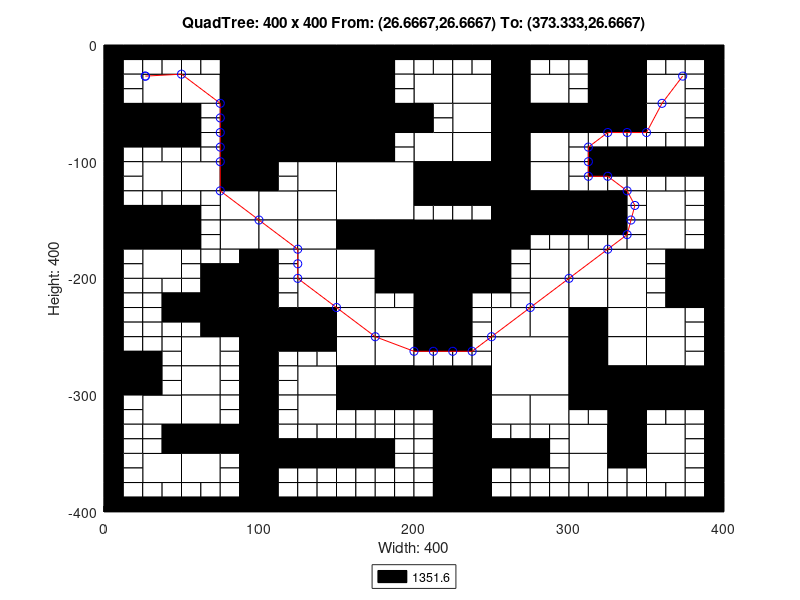

Reproduce this figure in MATLAB.
axis([0 400 -400 0]);
title('QuadTree: 400 x 400 From: (26.6667,26.6667) To: (373.333,26.6667)');
xlabel('Width: 400');
ylabel('Height: 400');
rectangle('Position',[100 -50 50 50], 'FaceColor',[0 0 0]);
rectangle('Position',[100 -100 50 50], 'FaceColor',[0 0 0]);
rectangle('Position',[150 -150 50 50], 'FaceColor',[1 1 1]);
rectangle('Position',[200 -200 50 50], 'FaceColor',[0 0 0]);
rectangle('Position',[250 -300 50 50], 'FaceColor',[1 1 1]);
rectangle('Position',[25 -50 25 25], 'FaceColor',[1 1 1]);
rectangle('Position',[75 -25 25 25], 'FaceColor',[0 0 0]);
rectangle('Position',[50 -50 25 25], 'FaceColor',[1 1 1]);
rectangle('Position',[75 -50 25 25], 'FaceColor',[0 0 0]);
rectangle('Position',[0 -75 25 25], 'FaceColor',[0 0 0]);
rectangle('Position',[25 -75 25 25], 'FaceColor',[0 0 0]);
rectangle('Position',[75 -75 25 25], 'FaceColor',[0 0 0]);
rectangle('Position',[75 -100 25 25], 'FaceColor',[0 0 0]);
rectangle('Position',[150 -25 25 25], 'FaceColor',[0 0 0]);
rectangle('Position',[150 -50 25 25], 'FaceColor',[0 0 0]);
rectangle('Position',[150 -75 25 25], 'FaceColor',[0 0 0]);
rectangle('Position',[175 -75 25 25], 'FaceColor',[0 0 0]);
rectangle('Position',[150 -100 25 25], 'FaceColor',[0 0 0]);
rectangle('Position',[25 -125 25 25], 'FaceColor',[1 1 1]);
rectangle('Position',[50 -125 25 25], 'FaceColor',[1 1 1]);
rectangle('Position',[75 -125 25 25], 'FaceColor',[0 0 0]);
rectangle('Position',[75 -150 25 25], 'FaceColor',[1 1 1]);
rectangle('Position',[0 -175 25 25], 'FaceColor',[0 0 0]);
rectangle('Position',[25 -175 25 25], 'FaceColor',[0 0 0]);
rectangle('Position',[25 -200 25 25], 'FaceColor',[1 1 1]);
rectangle('Position',[75 -175 25 25], 'FaceColor',[1 1 1]);
rectangle('Position',[125 -125 25 25], 'FaceColor',[1 1 1]);
rectangle('Position',[100 -150 25 25], 'FaceColor',[1 1 1]);
rectangle('Position',[125 -150 25 25], 'FaceColor',[1 1 1]);
rectangle('Position',[100 -175 25 25], 'FaceColor',[1 1 1]);
rectangle('Position',[125 -175 25 25], 'FaceColor',[1 1 1]);
rectangle('Position',[125 -200 25 25], 'FaceColor',[1 1 1]);
rectangle('Position',[150 -175 25 25], 'FaceColor',[0 0 0]);
rectangle('Position',[175 -175 25 25], 'FaceColor',[0 0 0]);
rectangle('Position',[150 -200 25 25], 'FaceColor',[1 1 1]);
rectangle('Position',[175 -200 25 25], 'FaceColor',[0 0 0]);
rectangle('Position',[200 -50 25 25], 'FaceColor',[1 1 1]);
rectangle('Position',[225 -50 25 25], 'FaceColor',[1 1 1]);
rectangle('Position',[250 -25 25 25], 'FaceColor',[0 0 0]);
rectangle('Position',[250 -50 25 25], 'FaceColor',[0 0 0]);
rectangle('Position',[275 -50 25 25], 'FaceColor',[1 1 1]);
rectangle('Position',[225 -75 25 25], 'FaceColor',[1 1 1]);
rectangle('Position',[200 -100 25 25], 'FaceColor',[1 1 1]);
rectangle('Position',[225 -100 25 25], 'FaceColor',[1 1 1]);
rectangle('Position',[250 -75 25 25], 'FaceColor',[0 0 0]);
rectangle('Position',[275 -75 25 25], 'FaceColor',[0 0 0]);
rectangle('Position',[250 -100 25 25], 'FaceColor',[0 0 0]);
rectangle('Position',[275 -100 25 25], 'FaceColor',[1 1 1]);
rectangle('Position',[325 -25 25 25], 'FaceColor',[0 0 0]);
rectangle('Position',[325 -50 25 25], 'FaceColor',[0 0 0]);
rectangle('Position',[350 -50 25 25], 'FaceColor',[1 1 1]);
rectangle('Position',[300 -75 25 25], 'FaceColor',[0 0 0]);
rectangle('Position',[325 -75 25 25], 'FaceColor',[0 0 0]);
rectangle('Position',[350 -75 25 25], 'FaceColor',[1 1 1]);
rectangle('Position',[200 -125 25 25], 'FaceColor',[0 0 0]);
rectangle('Position',[225 -125 25 25], 'FaceColor',[0 0 0]);
rectangle('Position',[250 -125 25 25], 'FaceColor',[0 0 0]);
rectangle('Position',[275 -125 25 25], 'FaceColor',[1 1 1]);
rectangle('Position',[250 -150 25 25], 'FaceColor',[0 0 0]);
rectangle('Position',[275 -150 25 25], 'FaceColor',[0 0 0]);
rectangle('Position',[250 -175 25 25], 'FaceColor',[0 0 0]);
rectangle('Position',[275 -200 25 25], 'FaceColor',[1 1 1]);
rectangle('Position',[300 -150 25 25], 'FaceColor',[0 0 0]);
rectangle('Position',[350 -150 25 25], 'FaceColor',[1 1 1]);
rectangle('Position',[300 -200 25 25], 'FaceColor',[1 1 1]);
rectangle('Position',[325 -200 25 25], 'FaceColor',[1 1 1]);
rectangle('Position',[350 -175 25 25], 'FaceColor',[1 1 1]);
rectangle('Position',[375 -200 25 25], 'FaceColor',[0 0 0]);
rectangle('Position',[75 -225 25 25], 'FaceColor',[0 0 0]);
rectangle('Position',[75 -250 25 25], 'FaceColor',[0 0 0]);
rectangle('Position',[0 -300 25 25], 'FaceColor',[0 0 0]);
rectangle('Position',[50 -275 25 25], 'FaceColor',[1 1 1]);
rectangle('Position',[50 -300 25 25], 'FaceColor',[1 1 1]);
rectangle('Position',[125 -225 25 25], 'FaceColor',[1 1 1]);
rectangle('Position',[100 -250 25 25], 'FaceColor',[0 0 0]);
rectangle('Position',[125 -250 25 25], 'FaceColor',[0 0 0]);
rectangle('Position',[150 -225 25 25], 'FaceColor',[1 1 1]);
rectangle('Position',[150 -250 25 25], 'FaceColor',[1 1 1]);
rectangle('Position',[175 -250 25 25], 'FaceColor',[1 1 1]);
rectangle('Position',[125 -300 25 25], 'FaceColor',[1 1 1]);
rectangle('Position',[150 -275 25 25], 'FaceColor',[1 1 1]);
rectangle('Position',[175 -275 25 25], 'FaceColor',[1 1 1]);
rectangle('Position',[150 -300 25 25], 'FaceColor',[0 0 0]);
rectangle('Position',[175 -300 25 25], 'FaceColor',[0 0 0]);
rectangle('Position',[25 -325 25 25], 'FaceColor',[1 1 1]);
rectangle('Position',[50 -325 25 25], 'FaceColor',[1 1 1]);
rectangle('Position',[50 -350 25 25], 'FaceColor',[0 0 0]);
rectangle('Position',[75 -350 25 25], 'FaceColor',[0 0 0]);
rectangle('Position',[25 -375 25 25], 'FaceColor',[1 1 1]);
rectangle('Position',[50 -375 25 25], 'FaceColor',[1 1 1]);
rectangle('Position',[125 -325 25 25], 'FaceColor',[1 1 1]);
rectangle('Position',[200 -225 25 25], 'FaceColor',[0 0 0]);
rectangle('Position',[200 -250 25 25], 'FaceColor',[0 0 0]);
rectangle('Position',[275 -225 25 25], 'FaceColor',[1 1 1]);
rectangle('Position',[250 -250 25 25], 'FaceColor',[1 1 1]);
rectangle('Position',[275 -250 25 25], 'FaceColor',[1 1 1]);
rectangle('Position',[200 -300 25 25], 'FaceColor',[0 0 0]);
rectangle('Position',[225 -300 25 25], 'FaceColor',[0 0 0]);
rectangle('Position',[300 -225 25 25], 'FaceColor',[1 1 1]);
rectangle('Position',[325 -225 25 25], 'FaceColor',[1 1 1]);
rectangle('Position',[300 -250 25 25], 'FaceColor',[0 0 0]);
rectangle('Position',[325 -250 25 25], 'FaceColor',[1 1 1]);
rectangle('Position',[375 -225 25 25], 'FaceColor',[0 0 0]);
rectangle('Position',[350 -250 25 25], 'FaceColor',[1 1 1]);
rectangle('Position',[300 -275 25 25], 'FaceColor',[0 0 0]);
rectangle('Position',[325 -275 25 25], 'FaceColor',[1 1 1]);
rectangle('Position',[300 -300 25 25], 'FaceColor',[0 0 0]);
rectangle('Position',[325 -300 25 25], 'FaceColor',[0 0 0]);
rectangle('Position',[350 -275 25 25], 'FaceColor',[1 1 1]);
rectangle('Position',[350 -300 25 25], 'FaceColor',[0 0 0]);
rectangle('Position',[375 -300 25 25], 'FaceColor',[0 0 0]);
rectangle('Position',[225 -325 25 25], 'FaceColor',[0 0 0]);
rectangle('Position',[225 -350 25 25], 'FaceColor',[0 0 0]);
rectangle('Position',[250 -325 25 25], 'FaceColor',[1 1 1]);
rectangle('Position',[275 -325 25 25], 'FaceColor',[1 1 1]);
rectangle('Position',[225 -375 25 25], 'FaceColor',[0 0 0]);
rectangle('Position',[225 -400 25 25], 'FaceColor',[0 0 0]);
rectangle('Position',[325 -325 25 25], 'FaceColor',[0 0 0]);
rectangle('Position',[300 -350 25 25], 'FaceColor',[1 1 1]);
rectangle('Position',[325 -350 25 25], 'FaceColor',[0 0 0]);
rectangle('Position',[350 -350 25 25], 'FaceColor',[1 1 1]);
rectangle('Position',[300 -375 25 25], 'FaceColor',[1 1 1]);
rectangle('Position',[350 -375 25 25], 'FaceColor',[1 1 1]);
rectangle('Position',[0 -12.5 12.5 12.5], 'FaceColor',[0 0 0]);
rectangle('Position',[12.5 -12.5 12.5 12.5], 'FaceColor',[0 0 0]);
rectangle('Position',[0 -25 12.5 12.5], 'FaceColor',[0 0 0]);
rectangle('Position',[12.5 -25 12.5 12.5], 'FaceColor',[1 1 1]);
rectangle('Position',[25 -12.5 12.5 12.5], 'FaceColor',[0 0 0]);
rectangle('Position',[37.5 -12.5 12.5 12.5], 'FaceColor',[0 0 0]);
rectangle('Position',[25 -25 12.5 12.5], 'FaceColor',[1 1 1]);
rectangle('Position',[37.5 -25 12.5 12.5], 'FaceColor',[1 1 1]);
rectangle('Position',[0 -37.5 12.5 12.5], 'FaceColor',[0 0 0]);
rectangle('Position',[12.5 -37.5 12.5 12.5], 'FaceColor',[1 1 1]);
rectangle('Position',[0 -50 12.5 12.5], 'FaceColor',[0 0 0]);
rectangle('Position',[12.5 -50 12.5 12.5], 'FaceColor',[1 1 1]);
rectangle('Position',[50 -12.5 12.5 12.5], 'FaceColor',[0 0 0]);
rectangle('Position',[62.5 -12.5 12.5 12.5], 'FaceColor',[0 0 0]);
rectangle('Position',[50 -25 12.5 12.5], 'FaceColor',[1 1 1]);
rectangle('Position',[62.5 -25 12.5 12.5], 'FaceColor',[1 1 1]);
rectangle('Position',[0 -87.5 12.5 12.5], 'FaceColor',[0 0 0]);
rectangle('Position',[12.5 -87.5 12.5 12.5], 'FaceColor',[0 0 0]);
rectangle('Position',[0 -100 12.5 12.5], 'FaceColor',[0 0 0]);
rectangle('Position',[12.5 -100 12.5 12.5], 'FaceColor',[1 1 1]);
rectangle('Position',[25 -87.5 12.5 12.5], 'FaceColor',[0 0 0]);
rectangle('Position',[37.5 -87.5 12.5 12.5], 'FaceColor',[0 0 0]);
rectangle('Position',[25 -100 12.5 12.5], 'FaceColor',[1 1 1]);
rectangle('Position',[37.5 -100 12.5 12.5], 'FaceColor',[1 1 1]);
rectangle('Position',[50 -62.5 12.5 12.5], 'FaceColor',[0 0 0]);
rectangle('Position',[62.5 -62.5 12.5 12.5], 'FaceColor',[1 1 1]);
rectangle('Position',[50 -75 12.5 12.5], 'FaceColor',[0 0 0]);
rectangle('Position',[62.5 -75 12.5 12.5], 'FaceColor',[1 1 1]);
rectangle('Position',[50 -87.5 12.5 12.5], 'FaceColor',[0 0 0]);
rectangle('Position',[62.5 -87.5 12.5 12.5], 'FaceColor',[1 1 1]);
rectangle('Position',[50 -100 12.5 12.5], 'FaceColor',[1 1 1]);
rectangle('Position',[62.5 -100 12.5 12.5], 'FaceColor',[1 1 1]);
rectangle('Position',[175 -12.5 12.5 12.5], 'FaceColor',[0 0 0]);
rectangle('Position',[187.5 -12.5 12.5 12.5], 'FaceColor',[0 0 0]);
rectangle('Position',[175 -25 12.5 12.5], 'FaceColor',[0 0 0]);
rectangle('Position',[187.5 -25 12.5 12.5], 'FaceColor',[1 1 1]);
rectangle('Position',[175 -37.5 12.5 12.5], 'FaceColor',[0 0 0]);
rectangle('Position',[187.5 -37.5 12.5 12.5], 'FaceColor',[1 1 1]);
rectangle('Position',[175 -50 12.5 12.5], 'FaceColor',[0 0 0]);
rectangle('Position',[187.5 -50 12.5 12.5], 'FaceColor',[1 1 1]);
rectangle('Position',[175 -87.5 12.5 12.5], 'FaceColor',[0 0 0]);
rectangle('Position',[187.5 -87.5 12.5 12.5], 'FaceColor',[1 1 1]);
rectangle('Position',[175 -100 12.5 12.5], 'FaceColor',[0 0 0]);
rectangle('Position',[187.5 -100 12.5 12.5], 'FaceColor',[1 1 1]);
rectangle('Position',[0 -112.5 12.5 12.5], 'FaceColor',[0 0 0]);
rectangle('Position',[12.5 -112.5 12.5 12.5], 'FaceColor',[1 1 1]);
rectangle('Position',[0 -125 12.5 12.5], 'FaceColor',[0 0 0]);
rectangle('Position',[12.5 -125 12.5 12.5], 'FaceColor',[1 1 1]);
rectangle('Position',[0 -137.5 12.5 12.5], 'FaceColor',[0 0 0]);
rectangle('Position',[12.5 -137.5 12.5 12.5], 'FaceColor',[1 1 1]);
rectangle('Position',[0 -150 12.5 12.5], 'FaceColor',[0 0 0]);
rectangle('Position',[12.5 -150 12.5 12.5], 'FaceColor',[0 0 0]);
rectangle('Position',[25 -137.5 12.5 12.5], 'FaceColor',[1 1 1]);
rectangle('Position',[37.5 -137.5 12.5 12.5], 'FaceColor',[1 1 1]);
rectangle('Position',[25 -150 12.5 12.5], 'FaceColor',[0 0 0]);
rectangle('Position',[37.5 -150 12.5 12.5], 'FaceColor',[0 0 0]);
rectangle('Position',[50 -137.5 12.5 12.5], 'FaceColor',[1 1 1]);
rectangle('Position',[62.5 -137.5 12.5 12.5], 'FaceColor',[1 1 1]);
rectangle('Position',[50 -150 12.5 12.5], 'FaceColor',[0 0 0]);
rectangle('Position',[62.5 -150 12.5 12.5], 'FaceColor',[1 1 1]);
rectangle('Position',[0 -187.5 12.5 12.5], 'FaceColor',[0 0 0]);
rectangle('Position',[12.5 -187.5 12.5 12.5], 'FaceColor',[1 1 1]);
rectangle('Position',[0 -200 12.5 12.5], 'FaceColor',[0 0 0]);
rectangle('Position',[12.5 -200 12.5 12.5], 'FaceColor',[1 1 1]);
rectangle('Position',[50 -162.5 12.5 12.5], 'FaceColor',[0 0 0]);
rectangle('Position',[62.5 -162.5 12.5 12.5], 'FaceColor',[1 1 1]);
rectangle('Position',[50 -175 12.5 12.5], 'FaceColor',[0 0 0]);
rectangle('Position',[62.5 -175 12.5 12.5], 'FaceColor',[1 1 1]);
rectangle('Position',[50 -187.5 12.5 12.5], 'FaceColor',[1 1 1]);
rectangle('Position',[62.5 -187.5 12.5 12.5], 'FaceColor',[1 1 1]);
rectangle('Position',[50 -200 12.5 12.5], 'FaceColor',[1 1 1]);
rectangle('Position',[62.5 -200 12.5 12.5], 'FaceColor',[0 0 0]);
rectangle('Position',[75 -187.5 12.5 12.5], 'FaceColor',[1 1 1]);
rectangle('Position',[87.5 -187.5 12.5 12.5], 'FaceColor',[0 0 0]);
rectangle('Position',[75 -200 12.5 12.5], 'FaceColor',[0 0 0]);
rectangle('Position',[87.5 -200 12.5 12.5], 'FaceColor',[0 0 0]);
rectangle('Position',[100 -112.5 12.5 12.5], 'FaceColor',[0 0 0]);
rectangle('Position',[112.5 -112.5 12.5 12.5], 'FaceColor',[1 1 1]);
rectangle('Position',[100 -125 12.5 12.5], 'FaceColor',[0 0 0]);
rectangle('Position',[112.5 -125 12.5 12.5], 'FaceColor',[1 1 1]);
rectangle('Position',[100 -187.5 12.5 12.5], 'FaceColor',[0 0 0]);
rectangle('Position',[112.5 -187.5 12.5 12.5], 'FaceColor',[1 1 1]);
rectangle('Position',[100 -200 12.5 12.5], 'FaceColor',[0 0 0]);
rectangle('Position',[112.5 -200 12.5 12.5], 'FaceColor',[1 1 1]);
rectangle('Position',[200 -12.5 12.5 12.5], 'FaceColor',[0 0 0]);
rectangle('Position',[212.5 -12.5 12.5 12.5], 'FaceColor',[0 0 0]);
rectangle('Position',[200 -25 12.5 12.5], 'FaceColor',[1 1 1]);
rectangle('Position',[212.5 -25 12.5 12.5], 'FaceColor',[1 1 1]);
rectangle('Position',[225 -12.5 12.5 12.5], 'FaceColor',[0 0 0]);
rectangle('Position',[237.5 -12.5 12.5 12.5], 'FaceColor',[0 0 0]);
rectangle('Position',[225 -25 12.5 12.5], 'FaceColor',[1 1 1]);
rectangle('Position',[237.5 -25 12.5 12.5], 'FaceColor',[1 1 1]);
rectangle('Position',[275 -12.5 12.5 12.5], 'FaceColor',[0 0 0]);
rectangle('Position',[287.5 -12.5 12.5 12.5], 'FaceColor',[0 0 0]);
rectangle('Position',[275 -25 12.5 12.5], 'FaceColor',[1 1 1]);
rectangle('Position',[287.5 -25 12.5 12.5], 'FaceColor',[1 1 1]);
rectangle('Position',[200 -62.5 12.5 12.5], 'FaceColor',[0 0 0]);
rectangle('Position',[212.5 -62.5 12.5 12.5], 'FaceColor',[1 1 1]);
rectangle('Position',[200 -75 12.5 12.5], 'FaceColor',[0 0 0]);
rectangle('Position',[212.5 -75 12.5 12.5], 'FaceColor',[1 1 1]);
rectangle('Position',[300 -12.5 12.5 12.5], 'FaceColor',[0 0 0]);
rectangle('Position',[312.5 -12.5 12.5 12.5], 'FaceColor',[0 0 0]);
rectangle('Position',[300 -25 12.5 12.5], 'FaceColor',[1 1 1]);
rectangle('Position',[312.5 -25 12.5 12.5], 'FaceColor',[0 0 0]);
rectangle('Position',[300 -37.5 12.5 12.5], 'FaceColor',[1 1 1]);
rectangle('Position',[312.5 -37.5 12.5 12.5], 'FaceColor',[0 0 0]);
rectangle('Position',[300 -50 12.5 12.5], 'FaceColor',[1 1 1]);
rectangle('Position',[312.5 -50 12.5 12.5], 'FaceColor',[0 0 0]);
rectangle('Position',[350 -12.5 12.5 12.5], 'FaceColor',[0 0 0]);
rectangle('Position',[362.5 -12.5 12.5 12.5], 'FaceColor',[0 0 0]);
rectangle('Position',[350 -25 12.5 12.5], 'FaceColor',[1 1 1]);
rectangle('Position',[362.5 -25 12.5 12.5], 'FaceColor',[1 1 1]);
rectangle('Position',[375 -12.5 12.5 12.5], 'FaceColor',[0 0 0]);
rectangle('Position',[387.5 -12.5 12.5 12.5], 'FaceColor',[0 0 0]);
rectangle('Position',[375 -25 12.5 12.5], 'FaceColor',[1 1 1]);
rectangle('Position',[387.5 -25 12.5 12.5], 'FaceColor',[0 0 0]);
rectangle('Position',[375 -37.5 12.5 12.5], 'FaceColor',[1 1 1]);
rectangle('Position',[387.5 -37.5 12.5 12.5], 'FaceColor',[0 0 0]);
rectangle('Position',[375 -50 12.5 12.5], 'FaceColor',[1 1 1]);
rectangle('Position',[387.5 -50 12.5 12.5], 'FaceColor',[0 0 0]);
rectangle('Position',[300 -87.5 12.5 12.5], 'FaceColor',[1 1 1]);
rectangle('Position',[312.5 -87.5 12.5 12.5], 'FaceColor',[1 1 1]);
rectangle('Position',[300 -100 12.5 12.5], 'FaceColor',[1 1 1]);
rectangle('Position',[312.5 -100 12.5 12.5], 'FaceColor',[0 0 0]);
rectangle('Position',[325 -87.5 12.5 12.5], 'FaceColor',[1 1 1]);
rectangle('Position',[337.5 -87.5 12.5 12.5], 'FaceColor',[1 1 1]);
rectangle('Position',[325 -100 12.5 12.5], 'FaceColor',[0 0 0]);
rectangle('Position',[337.5 -100 12.5 12.5], 'FaceColor',[0 0 0]);
rectangle('Position',[375 -62.5 12.5 12.5], 'FaceColor',[1 1 1]);
rectangle('Position',[387.5 -62.5 12.5 12.5], 'FaceColor',[0 0 0]);
rectangle('Position',[375 -75 12.5 12.5], 'FaceColor',[1 1 1]);
rectangle('Position',[387.5 -75 12.5 12.5], 'FaceColor',[0 0 0]);
rectangle('Position',[350 -87.5 12.5 12.5], 'FaceColor',[1 1 1]);
rectangle('Position',[362.5 -87.5 12.5 12.5], 'FaceColor',[1 1 1]);
rectangle('Position',[350 -100 12.5 12.5], 'FaceColor',[0 0 0]);
rectangle('Position',[362.5 -100 12.5 12.5], 'FaceColor',[0 0 0]);
rectangle('Position',[375 -87.5 12.5 12.5], 'FaceColor',[1 1 1]);
rectangle('Position',[387.5 -87.5 12.5 12.5], 'FaceColor',[0 0 0]);
rectangle('Position',[375 -100 12.5 12.5], 'FaceColor',[0 0 0]);
rectangle('Position',[387.5 -100 12.5 12.5], 'FaceColor',[0 0 0]);
rectangle('Position',[200 -137.5 12.5 12.5], 'FaceColor',[0 0 0]);
rectangle('Position',[212.5 -137.5 12.5 12.5], 'FaceColor',[0 0 0]);
rectangle('Position',[200 -150 12.5 12.5], 'FaceColor',[1 1 1]);
rectangle('Position',[212.5 -150 12.5 12.5], 'FaceColor',[1 1 1]);
rectangle('Position',[225 -137.5 12.5 12.5], 'FaceColor',[0 0 0]);
rectangle('Position',[237.5 -137.5 12.5 12.5], 'FaceColor',[0 0 0]);
rectangle('Position',[225 -150 12.5 12.5], 'FaceColor',[1 1 1]);
rectangle('Position',[237.5 -150 12.5 12.5], 'FaceColor',[1 1 1]);
rectangle('Position',[275 -162.5 12.5 12.5], 'FaceColor',[0 0 0]);
rectangle('Position',[287.5 -162.5 12.5 12.5], 'FaceColor',[0 0 0]);
rectangle('Position',[275 -175 12.5 12.5], 'FaceColor',[1 1 1]);
rectangle('Position',[287.5 -175 12.5 12.5], 'FaceColor',[1 1 1]);
rectangle('Position',[250 -187.5 12.5 12.5], 'FaceColor',[0 0 0]);
rectangle('Position',[262.5 -187.5 12.5 12.5], 'FaceColor',[1 1 1]);
rectangle('Position',[250 -200 12.5 12.5], 'FaceColor',[0 0 0]);
rectangle('Position',[262.5 -200 12.5 12.5], 'FaceColor',[1 1 1]);
rectangle('Position',[300 -112.5 12.5 12.5], 'FaceColor',[1 1 1]);
rectangle('Position',[312.5 -112.5 12.5 12.5], 'FaceColor',[0 0 0]);
rectangle('Position',[300 -125 12.5 12.5], 'FaceColor',[1 1 1]);
rectangle('Position',[312.5 -125 12.5 12.5], 'FaceColor',[1 1 1]);
rectangle('Position',[325 -112.5 12.5 12.5], 'FaceColor',[0 0 0]);
rectangle('Position',[337.5 -112.5 12.5 12.5], 'FaceColor',[0 0 0]);
rectangle('Position',[325 -125 12.5 12.5], 'FaceColor',[1 1 1]);
rectangle('Position',[337.5 -125 12.5 12.5], 'FaceColor',[1 1 1]);
rectangle('Position',[325 -137.5 12.5 12.5], 'FaceColor',[0 0 0]);
rectangle('Position',[337.5 -137.5 12.5 12.5], 'FaceColor',[1 1 1]);
rectangle('Position',[325 -150 12.5 12.5], 'FaceColor',[0 0 0]);
rectangle('Position',[337.5 -150 12.5 12.5], 'FaceColor',[1 1 1]);
rectangle('Position',[350 -112.5 12.5 12.5], 'FaceColor',[0 0 0]);
rectangle('Position',[362.5 -112.5 12.5 12.5], 'FaceColor',[0 0 0]);
rectangle('Position',[350 -125 12.5 12.5], 'FaceColor',[1 1 1]);
rectangle('Position',[362.5 -125 12.5 12.5], 'FaceColor',[1 1 1]);
rectangle('Position',[375 -112.5 12.5 12.5], 'FaceColor',[0 0 0]);
rectangle('Position',[387.5 -112.5 12.5 12.5], 'FaceColor',[0 0 0]);
rectangle('Position',[375 -125 12.5 12.5], 'FaceColor',[1 1 1]);
rectangle('Position',[387.5 -125 12.5 12.5], 'FaceColor',[0 0 0]);
rectangle('Position',[375 -137.5 12.5 12.5], 'FaceColor',[1 1 1]);
rectangle('Position',[387.5 -137.5 12.5 12.5], 'FaceColor',[0 0 0]);
rectangle('Position',[375 -150 12.5 12.5], 'FaceColor',[1 1 1]);
rectangle('Position',[387.5 -150 12.5 12.5], 'FaceColor',[0 0 0]);
rectangle('Position',[300 -162.5 12.5 12.5], 'FaceColor',[0 0 0]);
rectangle('Position',[312.5 -162.5 12.5 12.5], 'FaceColor',[0 0 0]);
rectangle('Position',[300 -175 12.5 12.5], 'FaceColor',[1 1 1]);
rectangle('Position',[312.5 -175 12.5 12.5], 'FaceColor',[1 1 1]);
rectangle('Position',[325 -162.5 12.5 12.5], 'FaceColor',[0 0 0]);
rectangle('Position',[337.5 -162.5 12.5 12.5], 'FaceColor',[1 1 1]);
rectangle('Position',[325 -175 12.5 12.5], 'FaceColor',[1 1 1]);
rectangle('Position',[337.5 -175 12.5 12.5], 'FaceColor',[1 1 1]);
rectangle('Position',[375 -162.5 12.5 12.5], 'FaceColor',[1 1 1]);
rectangle('Position',[387.5 -162.5 12.5 12.5], 'FaceColor',[0 0 0]);
rectangle('Position',[375 -175 12.5 12.5], 'FaceColor',[1 1 1]);
rectangle('Position',[387.5 -175 12.5 12.5], 'FaceColor',[0 0 0]);
rectangle('Position',[350 -187.5 12.5 12.5], 'FaceColor',[1 1 1]);
rectangle('Position',[362.5 -187.5 12.5 12.5], 'FaceColor',[0 0 0]);
rectangle('Position',[350 -200 12.5 12.5], 'FaceColor',[1 1 1]);
rectangle('Position',[362.5 -200 12.5 12.5], 'FaceColor',[0 0 0]);
rectangle('Position',[0 -212.5 12.5 12.5], 'FaceColor',[0 0 0]);
rectangle('Position',[12.5 -212.5 12.5 12.5], 'FaceColor',[1 1 1]);
rectangle('Position',[0 -225 12.5 12.5], 'FaceColor',[0 0 0]);
rectangle('Position',[12.5 -225 12.5 12.5], 'FaceColor',[1 1 1]);
rectangle('Position',[25 -212.5 12.5 12.5], 'FaceColor',[1 1 1]);
rectangle('Position',[37.5 -212.5 12.5 12.5], 'FaceColor',[1 1 1]);
rectangle('Position',[25 -225 12.5 12.5], 'FaceColor',[1 1 1]);
rectangle('Position',[37.5 -225 12.5 12.5], 'FaceColor',[0 0 0]);
rectangle('Position',[0 -237.5 12.5 12.5], 'FaceColor',[0 0 0]);
rectangle('Position',[12.5 -237.5 12.5 12.5], 'FaceColor',[1 1 1]);
rectangle('Position',[0 -250 12.5 12.5], 'FaceColor',[0 0 0]);
rectangle('Position',[12.5 -250 12.5 12.5], 'FaceColor',[1 1 1]);
rectangle('Position',[25 -237.5 12.5 12.5], 'FaceColor',[1 1 1]);
rectangle('Position',[37.5 -237.5 12.5 12.5], 'FaceColor',[0 0 0]);
rectangle('Position',[25 -250 12.5 12.5], 'FaceColor',[1 1 1]);
rectangle('Position',[37.5 -250 12.5 12.5], 'FaceColor',[1 1 1]);
rectangle('Position',[50 -212.5 12.5 12.5], 'FaceColor',[1 1 1]);
rectangle('Position',[62.5 -212.5 12.5 12.5], 'FaceColor',[0 0 0]);
rectangle('Position',[50 -225 12.5 12.5], 'FaceColor',[0 0 0]);
rectangle('Position',[62.5 -225 12.5 12.5], 'FaceColor',[0 0 0]);
rectangle('Position',[50 -237.5 12.5 12.5], 'FaceColor',[0 0 0]);
rectangle('Position',[62.5 -237.5 12.5 12.5], 'FaceColor',[0 0 0]);
rectangle('Position',[50 -250 12.5 12.5], 'FaceColor',[1 1 1]);
rectangle('Position',[62.5 -250 12.5 12.5], 'FaceColor',[0 0 0]);
rectangle('Position',[0 -262.5 12.5 12.5], 'FaceColor',[0 0 0]);
rectangle('Position',[12.5 -262.5 12.5 12.5], 'FaceColor',[1 1 1]);
rectangle('Position',[0 -275 12.5 12.5], 'FaceColor',[0 0 0]);
rectangle('Position',[12.5 -275 12.5 12.5], 'FaceColor',[0 0 0]);
rectangle('Position',[25 -262.5 12.5 12.5], 'FaceColor',[1 1 1]);
rectangle('Position',[37.5 -262.5 12.5 12.5], 'FaceColor',[1 1 1]);
rectangle('Position',[25 -275 12.5 12.5], 'FaceColor',[0 0 0]);
rectangle('Position',[37.5 -275 12.5 12.5], 'FaceColor',[1 1 1]);
rectangle('Position',[25 -287.5 12.5 12.5], 'FaceColor',[0 0 0]);
rectangle('Position',[37.5 -287.5 12.5 12.5], 'FaceColor',[1 1 1]);
rectangle('Position',[25 -300 12.5 12.5], 'FaceColor',[0 0 0]);
rectangle('Position',[37.5 -300 12.5 12.5], 'FaceColor',[1 1 1]);
rectangle('Position',[75 -262.5 12.5 12.5], 'FaceColor',[1 1 1]);
rectangle('Position',[87.5 -262.5 12.5 12.5], 'FaceColor',[0 0 0]);
rectangle('Position',[75 -275 12.5 12.5], 'FaceColor',[1 1 1]);
rectangle('Position',[87.5 -275 12.5 12.5], 'FaceColor',[0 0 0]);
rectangle('Position',[75 -287.5 12.5 12.5], 'FaceColor',[1 1 1]);
rectangle('Position',[87.5 -287.5 12.5 12.5], 'FaceColor',[0 0 0]);
rectangle('Position',[75 -300 12.5 12.5], 'FaceColor',[1 1 1]);
rectangle('Position',[87.5 -300 12.5 12.5], 'FaceColor',[0 0 0]);
rectangle('Position',[100 -212.5 12.5 12.5], 'FaceColor',[0 0 0]);
rectangle('Position',[112.5 -212.5 12.5 12.5], 'FaceColor',[1 1 1]);
rectangle('Position',[100 -225 12.5 12.5], 'FaceColor',[0 0 0]);
rectangle('Position',[112.5 -225 12.5 12.5], 'FaceColor',[1 1 1]);
rectangle('Position',[175 -212.5 12.5 12.5], 'FaceColor',[0 0 0]);
rectangle('Position',[187.5 -212.5 12.5 12.5], 'FaceColor',[0 0 0]);
rectangle('Position',[175 -225 12.5 12.5], 'FaceColor',[1 1 1]);
rectangle('Position',[187.5 -225 12.5 12.5], 'FaceColor',[1 1 1]);
rectangle('Position',[100 -262.5 12.5 12.5], 'FaceColor',[0 0 0]);
rectangle('Position',[112.5 -262.5 12.5 12.5], 'FaceColor',[0 0 0]);
rectangle('Position',[100 -275 12.5 12.5], 'FaceColor',[0 0 0]);
rectangle('Position',[112.5 -275 12.5 12.5], 'FaceColor',[1 1 1]);
rectangle('Position',[125 -262.5 12.5 12.5], 'FaceColor',[0 0 0]);
rectangle('Position',[137.5 -262.5 12.5 12.5], 'FaceColor',[0 0 0]);
rectangle('Position',[125 -275 12.5 12.5], 'FaceColor',[1 1 1]);
rectangle('Position',[137.5 -275 12.5 12.5], 'FaceColor',[1 1 1]);
rectangle('Position',[100 -287.5 12.5 12.5], 'FaceColor',[0 0 0]);
rectangle('Position',[112.5 -287.5 12.5 12.5], 'FaceColor',[1 1 1]);
rectangle('Position',[100 -300 12.5 12.5], 'FaceColor',[0 0 0]);
rectangle('Position',[112.5 -300 12.5 12.5], 'FaceColor',[1 1 1]);
rectangle('Position',[0 -312.5 12.5 12.5], 'FaceColor',[0 0 0]);
rectangle('Position',[12.5 -312.5 12.5 12.5], 'FaceColor',[1 1 1]);
rectangle('Position',[0 -325 12.5 12.5], 'FaceColor',[0 0 0]);
rectangle('Position',[12.5 -325 12.5 12.5], 'FaceColor',[1 1 1]);
rectangle('Position',[0 -337.5 12.5 12.5], 'FaceColor',[0 0 0]);
rectangle('Position',[12.5 -337.5 12.5 12.5], 'FaceColor',[1 1 1]);
rectangle('Position',[0 -350 12.5 12.5], 'FaceColor',[0 0 0]);
rectangle('Position',[12.5 -350 12.5 12.5], 'FaceColor',[1 1 1]);
rectangle('Position',[25 -337.5 12.5 12.5], 'FaceColor',[1 1 1]);
rectangle('Position',[37.5 -337.5 12.5 12.5], 'FaceColor',[0 0 0]);
rectangle('Position',[25 -350 12.5 12.5], 'FaceColor',[1 1 1]);
rectangle('Position',[37.5 -350 12.5 12.5], 'FaceColor',[0 0 0]);
rectangle('Position',[75 -312.5 12.5 12.5], 'FaceColor',[1 1 1]);
rectangle('Position',[87.5 -312.5 12.5 12.5], 'FaceColor',[0 0 0]);
rectangle('Position',[75 -325 12.5 12.5], 'FaceColor',[1 1 1]);
rectangle('Position',[87.5 -325 12.5 12.5], 'FaceColor',[0 0 0]);
rectangle('Position',[0 -362.5 12.5 12.5], 'FaceColor',[0 0 0]);
rectangle('Position',[12.5 -362.5 12.5 12.5], 'FaceColor',[1 1 1]);
rectangle('Position',[0 -375 12.5 12.5], 'FaceColor',[0 0 0]);
rectangle('Position',[12.5 -375 12.5 12.5], 'FaceColor',[1 1 1]);
rectangle('Position',[0 -387.5 12.5 12.5], 'FaceColor',[0 0 0]);
rectangle('Position',[12.5 -387.5 12.5 12.5], 'FaceColor',[1 1 1]);
rectangle('Position',[0 -400 12.5 12.5], 'FaceColor',[0 0 0]);
rectangle('Position',[12.5 -400 12.5 12.5], 'FaceColor',[0 0 0]);
rectangle('Position',[25 -387.5 12.5 12.5], 'FaceColor',[1 1 1]);
rectangle('Position',[37.5 -387.5 12.5 12.5], 'FaceColor',[1 1 1]);
rectangle('Position',[25 -400 12.5 12.5], 'FaceColor',[0 0 0]);
rectangle('Position',[37.5 -400 12.5 12.5], 'FaceColor',[0 0 0]);
rectangle('Position',[75 -362.5 12.5 12.5], 'FaceColor',[1 1 1]);
rectangle('Position',[87.5 -362.5 12.5 12.5], 'FaceColor',[0 0 0]);
rectangle('Position',[75 -375 12.5 12.5], 'FaceColor',[1 1 1]);
rectangle('Position',[87.5 -375 12.5 12.5], 'FaceColor',[0 0 0]);
rectangle('Position',[50 -387.5 12.5 12.5], 'FaceColor',[1 1 1]);
rectangle('Position',[62.5 -387.5 12.5 12.5], 'FaceColor',[1 1 1]);
rectangle('Position',[50 -400 12.5 12.5], 'FaceColor',[0 0 0]);
rectangle('Position',[62.5 -400 12.5 12.5], 'FaceColor',[0 0 0]);
rectangle('Position',[75 -387.5 12.5 12.5], 'FaceColor',[1 1 1]);
rectangle('Position',[87.5 -387.5 12.5 12.5], 'FaceColor',[0 0 0]);
rectangle('Position',[75 -400 12.5 12.5], 'FaceColor',[0 0 0]);
rectangle('Position',[87.5 -400 12.5 12.5], 'FaceColor',[0 0 0]);
rectangle('Position',[100 -312.5 12.5 12.5], 'FaceColor',[0 0 0]);
rectangle('Position',[112.5 -312.5 12.5 12.5], 'FaceColor',[1 1 1]);
rectangle('Position',[100 -325 12.5 12.5], 'FaceColor',[0 0 0]);
rectangle('Position',[112.5 -325 12.5 12.5], 'FaceColor',[1 1 1]);
rectangle('Position',[100 -337.5 12.5 12.5], 'FaceColor',[0 0 0]);
rectangle('Position',[112.5 -337.5 12.5 12.5], 'FaceColor',[1 1 1]);
rectangle('Position',[100 -350 12.5 12.5], 'FaceColor',[0 0 0]);
rectangle('Position',[112.5 -350 12.5 12.5], 'FaceColor',[0 0 0]);
rectangle('Position',[125 -337.5 12.5 12.5], 'FaceColor',[1 1 1]);
rectangle('Position',[137.5 -337.5 12.5 12.5], 'FaceColor',[1 1 1]);
rectangle('Position',[125 -350 12.5 12.5], 'FaceColor',[0 0 0]);
rectangle('Position',[137.5 -350 12.5 12.5], 'FaceColor',[0 0 0]);
rectangle('Position',[150 -312.5 12.5 12.5], 'FaceColor',[0 0 0]);
rectangle('Position',[162.5 -312.5 12.5 12.5], 'FaceColor',[0 0 0]);
rectangle('Position',[150 -325 12.5 12.5], 'FaceColor',[1 1 1]);
rectangle('Position',[162.5 -325 12.5 12.5], 'FaceColor',[1 1 1]);
rectangle('Position',[175 -312.5 12.5 12.5], 'FaceColor',[0 0 0]);
rectangle('Position',[187.5 -312.5 12.5 12.5], 'FaceColor',[0 0 0]);
rectangle('Position',[175 -325 12.5 12.5], 'FaceColor',[1 1 1]);
rectangle('Position',[187.5 -325 12.5 12.5], 'FaceColor',[1 1 1]);
rectangle('Position',[150 -337.5 12.5 12.5], 'FaceColor',[1 1 1]);
rectangle('Position',[162.5 -337.5 12.5 12.5], 'FaceColor',[1 1 1]);
rectangle('Position',[150 -350 12.5 12.5], 'FaceColor',[0 0 0]);
rectangle('Position',[162.5 -350 12.5 12.5], 'FaceColor',[0 0 0]);
rectangle('Position',[175 -337.5 12.5 12.5], 'FaceColor',[1 1 1]);
rectangle('Position',[187.5 -337.5 12.5 12.5], 'FaceColor',[1 1 1]);
rectangle('Position',[175 -350 12.5 12.5], 'FaceColor',[0 0 0]);
rectangle('Position',[187.5 -350 12.5 12.5], 'FaceColor',[1 1 1]);
rectangle('Position',[100 -362.5 12.5 12.5], 'FaceColor',[0 0 0]);
rectangle('Position',[112.5 -362.5 12.5 12.5], 'FaceColor',[0 0 0]);
rectangle('Position',[100 -375 12.5 12.5], 'FaceColor',[0 0 0]);
rectangle('Position',[112.5 -375 12.5 12.5], 'FaceColor',[1 1 1]);
rectangle('Position',[125 -362.5 12.5 12.5], 'FaceColor',[0 0 0]);
rectangle('Position',[137.5 -362.5 12.5 12.5], 'FaceColor',[0 0 0]);
rectangle('Position',[125 -375 12.5 12.5], 'FaceColor',[1 1 1]);
rectangle('Position',[137.5 -375 12.5 12.5], 'FaceColor',[1 1 1]);
rectangle('Position',[100 -387.5 12.5 12.5], 'FaceColor',[0 0 0]);
rectangle('Position',[112.5 -387.5 12.5 12.5], 'FaceColor',[1 1 1]);
rectangle('Position',[100 -400 12.5 12.5], 'FaceColor',[0 0 0]);
rectangle('Position',[112.5 -400 12.5 12.5], 'FaceColor',[0 0 0]);
rectangle('Position',[125 -387.5 12.5 12.5], 'FaceColor',[1 1 1]);
rectangle('Position',[137.5 -387.5 12.5 12.5], 'FaceColor',[1 1 1]);
rectangle('Position',[125 -400 12.5 12.5], 'FaceColor',[0 0 0]);
rectangle('Position',[137.5 -400 12.5 12.5], 'FaceColor',[0 0 0]);
rectangle('Position',[150 -362.5 12.5 12.5], 'FaceColor',[0 0 0]);
rectangle('Position',[162.5 -362.5 12.5 12.5], 'FaceColor',[0 0 0]);
rectangle('Position',[150 -375 12.5 12.5], 'FaceColor',[1 1 1]);
rectangle('Position',[162.5 -375 12.5 12.5], 'FaceColor',[1 1 1]);
rectangle('Position',[175 -362.5 12.5 12.5], 'FaceColor',[0 0 0]);
rectangle('Position',[187.5 -362.5 12.5 12.5], 'FaceColor',[1 1 1]);
rectangle('Position',[175 -375 12.5 12.5], 'FaceColor',[1 1 1]);
rectangle('Position',[187.5 -375 12.5 12.5], 'FaceColor',[1 1 1]);
rectangle('Position',[150 -387.5 12.5 12.5], 'FaceColor',[1 1 1]);
rectangle('Position',[162.5 -387.5 12.5 12.5], 'FaceColor',[1 1 1]);
rectangle('Position',[150 -400 12.5 12.5], 'FaceColor',[0 0 0]);
rectangle('Position',[162.5 -400 12.5 12.5], 'FaceColor',[0 0 0]);
rectangle('Position',[175 -387.5 12.5 12.5], 'FaceColor',[1 1 1]);
rectangle('Position',[187.5 -387.5 12.5 12.5], 'FaceColor',[1 1 1]);
rectangle('Position',[175 -400 12.5 12.5], 'FaceColor',[0 0 0]);
rectangle('Position',[187.5 -400 12.5 12.5], 'FaceColor',[0 0 0]);
rectangle('Position',[225 -212.5 12.5 12.5], 'FaceColor',[0 0 0]);
rectangle('Position',[237.5 -212.5 12.5 12.5], 'FaceColor',[0 0 0]);
rectangle('Position',[225 -225 12.5 12.5], 'FaceColor',[0 0 0]);
rectangle('Position',[237.5 -225 12.5 12.5], 'FaceColor',[1 1 1]);
rectangle('Position',[225 -237.5 12.5 12.5], 'FaceColor',[0 0 0]);
rectangle('Position',[237.5 -237.5 12.5 12.5], 'FaceColor',[1 1 1]);
rectangle('Position',[225 -250 12.5 12.5], 'FaceColor',[0 0 0]);
rectangle('Position',[237.5 -250 12.5 12.5], 'FaceColor',[1 1 1]);
rectangle('Position',[250 -212.5 12.5 12.5], 'FaceColor',[0 0 0]);
rectangle('Position',[262.5 -212.5 12.5 12.5], 'FaceColor',[1 1 1]);
rectangle('Position',[250 -225 12.5 12.5], 'FaceColor',[1 1 1]);
rectangle('Position',[262.5 -225 12.5 12.5], 'FaceColor',[1 1 1]);
rectangle('Position',[200 -262.5 12.5 12.5], 'FaceColor',[0 0 0]);
rectangle('Position',[212.5 -262.5 12.5 12.5], 'FaceColor',[0 0 0]);
rectangle('Position',[200 -275 12.5 12.5], 'FaceColor',[1 1 1]);
rectangle('Position',[212.5 -275 12.5 12.5], 'FaceColor',[1 1 1]);
rectangle('Position',[225 -262.5 12.5 12.5], 'FaceColor',[0 0 0]);
rectangle('Position',[237.5 -262.5 12.5 12.5], 'FaceColor',[1 1 1]);
rectangle('Position',[225 -275 12.5 12.5], 'FaceColor',[1 1 1]);
rectangle('Position',[237.5 -275 12.5 12.5], 'FaceColor',[1 1 1]);
rectangle('Position',[350 -212.5 12.5 12.5], 'FaceColor',[1 1 1]);
rectangle('Position',[362.5 -212.5 12.5 12.5], 'FaceColor',[0 0 0]);
rectangle('Position',[350 -225 12.5 12.5], 'FaceColor',[1 1 1]);
rectangle('Position',[362.5 -225 12.5 12.5], 'FaceColor',[0 0 0]);
rectangle('Position',[375 -237.5 12.5 12.5], 'FaceColor',[1 1 1]);
rectangle('Position',[387.5 -237.5 12.5 12.5], 'FaceColor',[0 0 0]);
rectangle('Position',[375 -250 12.5 12.5], 'FaceColor',[1 1 1]);
rectangle('Position',[387.5 -250 12.5 12.5], 'FaceColor',[0 0 0]);
rectangle('Position',[375 -262.5 12.5 12.5], 'FaceColor',[1 1 1]);
rectangle('Position',[387.5 -262.5 12.5 12.5], 'FaceColor',[0 0 0]);
rectangle('Position',[375 -275 12.5 12.5], 'FaceColor',[1 1 1]);
rectangle('Position',[387.5 -275 12.5 12.5], 'FaceColor',[0 0 0]);
rectangle('Position',[200 -312.5 12.5 12.5], 'FaceColor',[0 0 0]);
rectangle('Position',[212.5 -312.5 12.5 12.5], 'FaceColor',[0 0 0]);
rectangle('Position',[200 -325 12.5 12.5], 'FaceColor',[1 1 1]);
rectangle('Position',[212.5 -325 12.5 12.5], 'FaceColor',[0 0 0]);
rectangle('Position',[200 -337.5 12.5 12.5], 'FaceColor',[1 1 1]);
rectangle('Position',[212.5 -337.5 12.5 12.5], 'FaceColor',[0 0 0]);
rectangle('Position',[200 -350 12.5 12.5], 'FaceColor',[1 1 1]);
rectangle('Position',[212.5 -350 12.5 12.5], 'FaceColor',[0 0 0]);
rectangle('Position',[250 -337.5 12.5 12.5], 'FaceColor',[1 1 1]);
rectangle('Position',[262.5 -337.5 12.5 12.5], 'FaceColor',[1 1 1]);
rectangle('Position',[250 -350 12.5 12.5], 'FaceColor',[0 0 0]);
rectangle('Position',[262.5 -350 12.5 12.5], 'FaceColor',[0 0 0]);
rectangle('Position',[275 -337.5 12.5 12.5], 'FaceColor',[1 1 1]);
rectangle('Position',[287.5 -337.5 12.5 12.5], 'FaceColor',[1 1 1]);
rectangle('Position',[275 -350 12.5 12.5], 'FaceColor',[0 0 0]);
rectangle('Position',[287.5 -350 12.5 12.5], 'FaceColor',[1 1 1]);
rectangle('Position',[200 -362.5 12.5 12.5], 'FaceColor',[1 1 1]);
rectangle('Position',[212.5 -362.5 12.5 12.5], 'FaceColor',[0 0 0]);
rectangle('Position',[200 -375 12.5 12.5], 'FaceColor',[1 1 1]);
rectangle('Position',[212.5 -375 12.5 12.5], 'FaceColor',[0 0 0]);
rectangle('Position',[200 -387.5 12.5 12.5], 'FaceColor',[1 1 1]);
rectangle('Position',[212.5 -387.5 12.5 12.5], 'FaceColor',[0 0 0]);
rectangle('Position',[200 -400 12.5 12.5], 'FaceColor',[0 0 0]);
rectangle('Position',[212.5 -400 12.5 12.5], 'FaceColor',[0 0 0]);
rectangle('Position',[250 -362.5 12.5 12.5], 'FaceColor',[0 0 0]);
rectangle('Position',[262.5 -362.5 12.5 12.5], 'FaceColor',[0 0 0]);
rectangle('Position',[250 -375 12.5 12.5], 'FaceColor',[1 1 1]);
rectangle('Position',[262.5 -375 12.5 12.5], 'FaceColor',[1 1 1]);
rectangle('Position',[275 -362.5 12.5 12.5], 'FaceColor',[0 0 0]);
rectangle('Position',[287.5 -362.5 12.5 12.5], 'FaceColor',[1 1 1]);
rectangle('Position',[275 -375 12.5 12.5], 'FaceColor',[1 1 1]);
rectangle('Position',[287.5 -375 12.5 12.5], 'FaceColor',[1 1 1]);
rectangle('Position',[250 -387.5 12.5 12.5], 'FaceColor',[1 1 1]);
rectangle('Position',[262.5 -387.5 12.5 12.5], 'FaceColor',[1 1 1]);
rectangle('Position',[250 -400 12.5 12.5], 'FaceColor',[0 0 0]);
rectangle('Position',[262.5 -400 12.5 12.5], 'FaceColor',[0 0 0]);
rectangle('Position',[275 -387.5 12.5 12.5], 'FaceColor',[1 1 1]);
rectangle('Position',[287.5 -387.5 12.5 12.5], 'FaceColor',[1 1 1]);
rectangle('Position',[275 -400 12.5 12.5], 'FaceColor',[0 0 0]);
rectangle('Position',[287.5 -400 12.5 12.5], 'FaceColor',[0 0 0]);
rectangle('Position',[300 -312.5 12.5 12.5], 'FaceColor',[0 0 0]);
rectangle('Position',[312.5 -312.5 12.5 12.5], 'FaceColor',[0 0 0]);
rectangle('Position',[300 -325 12.5 12.5], 'FaceColor',[1 1 1]);
rectangle('Position',[312.5 -325 12.5 12.5], 'FaceColor',[1 1 1]);
rectangle('Position',[350 -312.5 12.5 12.5], 'FaceColor',[0 0 0]);
rectangle('Position',[362.5 -312.5 12.5 12.5], 'FaceColor',[0 0 0]);
rectangle('Position',[350 -325 12.5 12.5], 'FaceColor',[1 1 1]);
rectangle('Position',[362.5 -325 12.5 12.5], 'FaceColor',[1 1 1]);
rectangle('Position',[375 -312.5 12.5 12.5], 'FaceColor',[0 0 0]);
rectangle('Position',[387.5 -312.5 12.5 12.5], 'FaceColor',[0 0 0]);
rectangle('Position',[375 -325 12.5 12.5], 'FaceColor',[1 1 1]);
rectangle('Position',[387.5 -325 12.5 12.5], 'FaceColor',[0 0 0]);
rectangle('Position',[375 -337.5 12.5 12.5], 'FaceColor',[1 1 1]);
rectangle('Position',[387.5 -337.5 12.5 12.5], 'FaceColor',[0 0 0]);
rectangle('Position',[375 -350 12.5 12.5], 'FaceColor',[1 1 1]);
rectangle('Position',[387.5 -350 12.5 12.5], 'FaceColor',[0 0 0]);
rectangle('Position',[325 -362.5 12.5 12.5], 'FaceColor',[0 0 0]);
rectangle('Position',[337.5 -362.5 12.5 12.5], 'FaceColor',[0 0 0]);
rectangle('Position',[325 -375 12.5 12.5], 'FaceColor',[1 1 1]);
rectangle('Position',[337.5 -375 12.5 12.5], 'FaceColor',[1 1 1]);
rectangle('Position',[300 -387.5 12.5 12.5], 'FaceColor',[1 1 1]);
rectangle('Position',[312.5 -387.5 12.5 12.5], 'FaceColor',[1 1 1]);
rectangle('Position',[300 -400 12.5 12.5], 'FaceColor',[0 0 0]);
rectangle('Position',[312.5 -400 12.5 12.5], 'FaceColor',[0 0 0]);
rectangle('Position',[325 -387.5 12.5 12.5], 'FaceColor',[1 1 1]);
rectangle('Position',[337.5 -387.5 12.5 12.5], 'FaceColor',[1 1 1]);
rectangle('Position',[325 -400 12.5 12.5], 'FaceColor',[0 0 0]);
rectangle('Position',[337.5 -400 12.5 12.5], 'FaceColor',[0 0 0]);
rectangle('Position',[375 -362.5 12.5 12.5], 'FaceColor',[1 1 1]);
rectangle('Position',[387.5 -362.5 12.5 12.5], 'FaceColor',[0 0 0]);
rectangle('Position',[375 -375 12.5 12.5], 'FaceColor',[1 1 1]);
rectangle('Position',[387.5 -375 12.5 12.5], 'FaceColor',[0 0 0]);
rectangle('Position',[350 -387.5 12.5 12.5], 'FaceColor',[1 1 1]);
rectangle('Position',[362.5 -387.5 12.5 12.5], 'FaceColor',[1 1 1]);
rectangle('Position',[350 -400 12.5 12.5], 'FaceColor',[0 0 0]);
rectangle('Position',[362.5 -400 12.5 12.5], 'FaceColor',[0 0 0]);
rectangle('Position',[375 -387.5 12.5 12.5], 'FaceColor',[1 1 1]);
rectangle('Position',[387.5 -387.5 12.5 12.5], 'FaceColor',[0 0 0]);
rectangle('Position',[375 -400 12.5 12.5], 'FaceColor',[0 0 0]);
rectangle('Position',[387.5 -400 12.5 12.5], 'FaceColor',[0 0 0]);
X=[373.333,360,350,337.5,325,312.5,312.5,312.5,325,337.5,342.5,340,337.5,325,300,275,250,237.5,225,212.5,200,175,150,125,125,125,100,75,75,75,75,75,75,50,26.6667,26.6667];
Y=[-26.6667,-50,-75,-75,-75,-87.5,-100,-112.5,-112.5,-125,-137.5,-150,-162.5,-175,-200,-225,-250,-262.5,-262.5,-262.5,-262.5,-250,-225,-200,-187.5,-175,-150,-125,-100,-87.5,-75,-62.5,-50,-25,-26.6667,-26.6667];
hold on;
plot(X,Y,'r');
plot(X,Y,'bo');
legend('1351.6','Location','southoutside');
